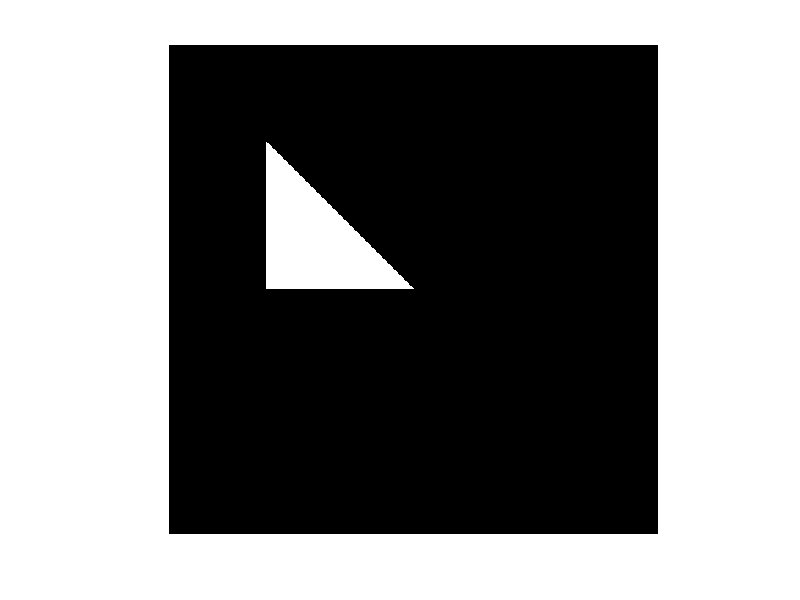

Write MATLAB code to recreate this figure.
clc; clear; close all;
img=zeros(400,400);
for i = 80 :200
   for j =80:i
   img(i,j)=255;
   
   
   end
   
end
img=uint8(img);
imshow(img);